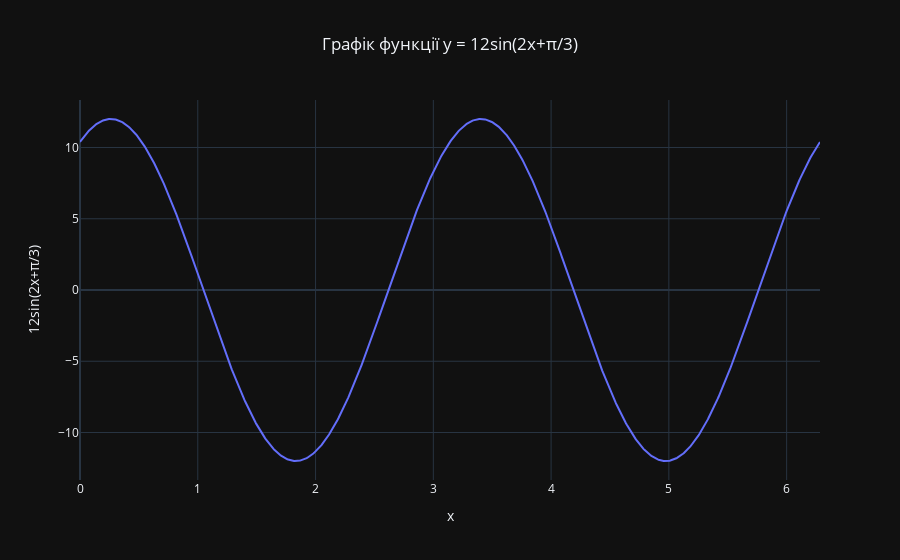

Notebook source saved alongside this figure:
### Markdown cell above
2. На проміжку [0;2π]
функція
y=12sin(2x+π3)
y=12sin2x+𝜋3

### Code cell
x = np.linspace(0, 2 * np.pi, 1000)
y = 12 * np.sin(2 * x + np.pi/3)

fig = px.line(x=x,
              y=y,
              labels={'x':'x', 'y':'12sin(2x+π/3)'},
              title='Графік функції y = 12sin(2x+π/3)')
fig.update_layout(title_x=0.5)
fig.show()

### Figure 1 — Plotly figure (JSON) as saved in the notebook; plotly's stock layout.template omitted (floating-point values rounded to 4 significant figures; data arrays with more than 128 entries replaced by an {"elided": "..."} marker saying what was removed)
{"data": [{"hovertemplate": "x=%{x}<br>12sin(2x+π/3)=%{y}<extra></extra>", "legendgroup": "", "line": {"color": "#636efa", "dash": "solid"}, "marker": {"symbol": "circle"}, "mode": "lines", "name": "", "orientation": "v", "showlegend": false, "x": {"elided": "1000 float values"}, "xaxis": "x", "y": {"elided": "1000 float values"}, "yaxis": "y", "type": "scatter"}], "layout": {"xaxis": {"anchor": "y", "domain": [0.0, 1.0], "title": {"text": "x"}}, "yaxis": {"anchor": "x", "domain": [0.0, 1.0], "title": {"text": "12sin(2x+π/3)"}}, "legend": {"tracegroupgap": 0}, "title": {"text": "Графік функції y = 12sin(2x+π/3)", "x": 0.5}}}
